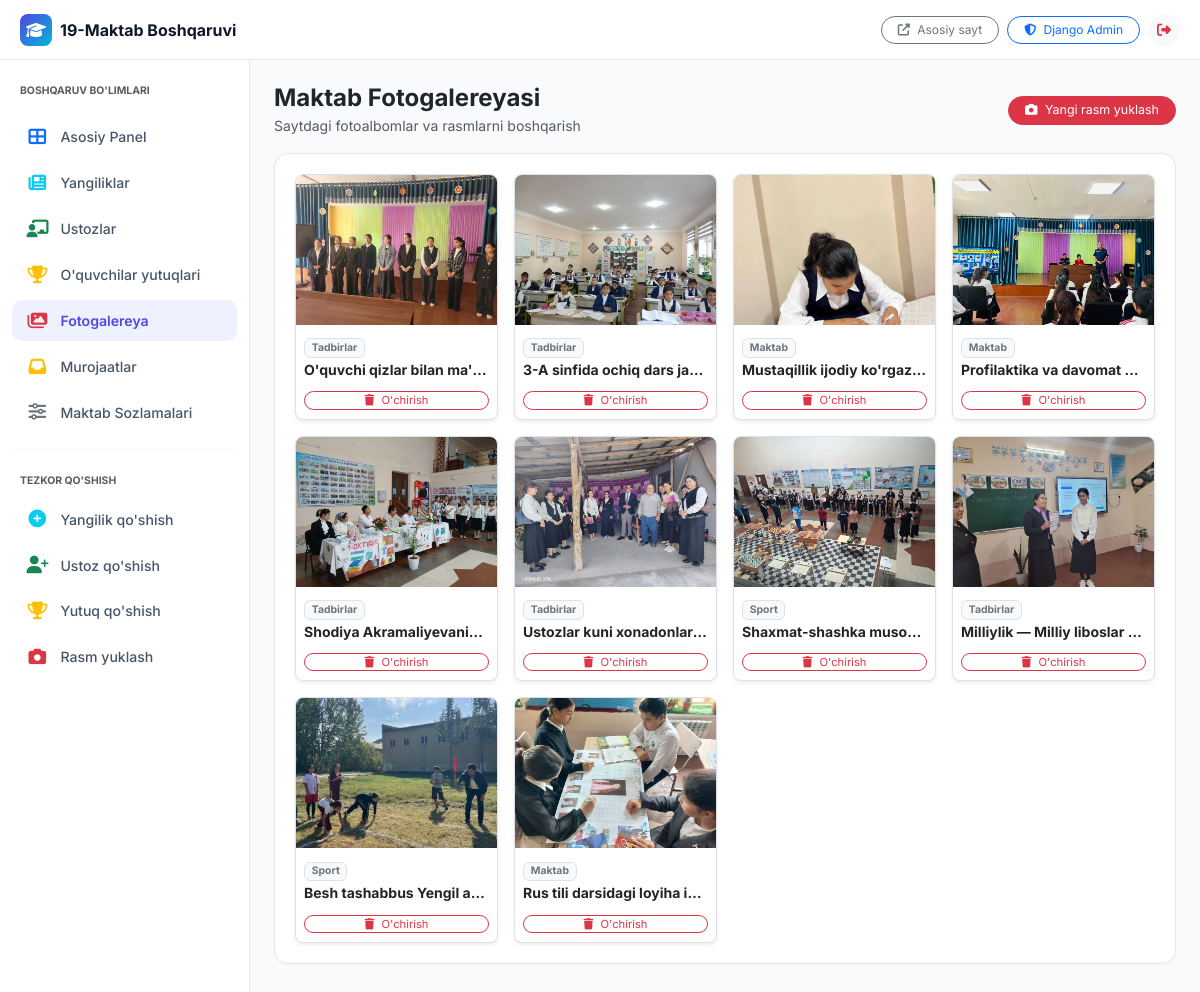
Before: /dashboard/gallery/ (signed in) with the older database file.
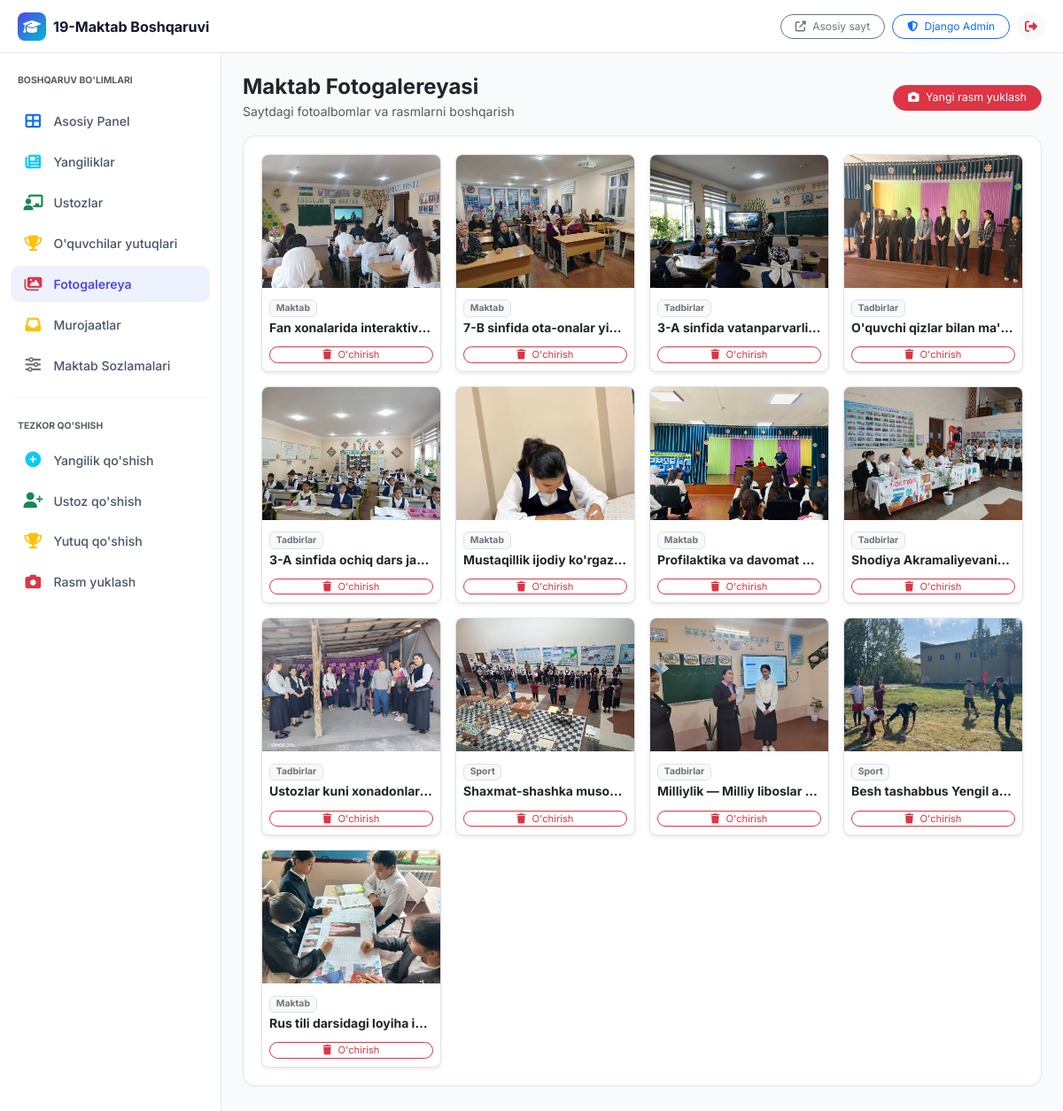
After: the same page with the newer database file.
### apps/core/models.py (models this page shows, shortened)
class GalleryImage(models.Model):
    CATEGORY_CHOICES = [
        ('school', 'Maktab'),
        ('events', 'Tadbirlar'),
        ('sports', 'Sport'),
        ('other', 'Boshqa'),
    ]
    title = models.CharField(max_length=200, verbose_name="Rasm nomi")
    image = models.ImageField(upload_to='gallery/', verbose_name="Rasm fayli")
    category = models.CharField(max_length=50, choices=CATEGORY_CHOICES, default='school', verbose_name="Kategoriya")
    order = models.PositiveIntegerField(default=0, verbose_name="Tartib raqami")
    is_active = models.BooleanField(default=True, verbose_name="Faol")
    created_at = models.DateTimeField(auto_now_add=True, verbose_name="Yuklangan vaqti")
    class Meta:
        verbose_name = 'Galereya rasmi'
        verbose_name_plural = 'Galereya rasmlari'
        ordering = ['order', '-created_at']

### apps/core/dashboard_views.py (the view, shortened to what this page needs)
# urls.py: path('gallery/', dashboard_views.dashboard_gallery, name='dashboard_gallery'),
@staff_required
def dashboard_gallery(request):
    images = GalleryImage.objects.order_by('-created_at')
    context = {
        'images': images,
        'active_menu': 'gallery',
    }
    return render(request, 'dashboard/gallery.html', context)

### apps/core/context_processors.py (called while the page is built)
def site_settings(request):
    settings_obj = SiteSettings.objects.first()
    return {
        'site_settings': settings_obj,
    }

### apps/core/dashboard_views.py (called while the page is built)
def staff_required(view_func):
    actual_decorator = user_passes_test(
        lambda u: u.is_authenticated and u.is_staff,
        login_url='/dashboard/login/'
    )
    return actual_decorator(view_func)

### templates/dashboard/gallery.html (shortened to what this page needs)
{% extends 'dashboard/base.html' %}
{% block content %}
<div class="d-flex justify-content-between align-items-center mb-3 flex-wrap gap-2">
    <div>
        <h4 class="fw-bold mb-0 text-dark">Maktab Fotogalereyasi</h4>
        <small class="text-muted">Saytdagi fotoalbomlar va rasmlarni boshqarish</small>
    </div>
    <a href="{% url 'dashboard_gallery_add' %}" class="btn btn-sm btn-danger text-white rounded-pill px-3" style="font-size: 0.78rem;">
        <i class="fas fa-camera me-1"></i> Yangi rasm yuklash
    </a>
</div>
<div class="dash-card">
    {% if images %}
        <div class="row g-3">
            {% for img in images %}
                <div class="col-6 col-md-4 col-lg-3">
                    <div class="rounded-3 border overflow-hidden bg-white shadow-sm h-100 d-flex flex-column justify-content-between">
                        <div style="height: 150px; overflow: hidden;">
                            <img src="{{ img.image.url }}" alt="{{ img.title }}" class="w-100 h-100 object-fit-cover">
                        </div>
                        <div class="p-2">
                            <span class="badge bg-light text-secondary border mb-1" style="font-size: 0.65rem;">
                                {{ img.get_category_display }}
                            </span>
                            <h6 class="small fw-bold text-dark text-truncate mb-2">{{ img.title }}</h6>
                            <form method="post" action="{% url 'dashboard_gallery' %}">
                                <button type="submit" class="btn btn-sm btn-outline-danger w-100 py-0 rounded-pill"
                                        onclick="return confirm('Ushbu rasmni o\'chirishni xohlaysizmi?')" style="font-size: 0.7rem;">
                                    <i class="fas fa-trash me-1"></i> O'chirish
                                </button>
                            </form>
                        </div>
                    </div>
                </div>
            {% endfor %}
        </div>
    {% endif %}
</div>
{% endblock %}

### templates/dashboard/base.html (shortened to what this page needs)
<!DOCTYPE html>
<html lang="uz" data-theme="light">
<head>
    <link href="https://cdn.jsdelivr.net/npm/bootstrap@5.3.3/dist/css/bootstrap.min.css" rel="stylesheet">
    <link rel="stylesheet" href="https://cdnjs.cloudflare.com/ajax/libs/font-awesome/6.5.1/css/all.min.css">
</head>
<body>
    <header class="dash-topbar">
        <div class="d-flex align-items-center gap-2">
            <span class="rounded-3 d-flex align-items-center justify-content-center text-white"
                  style="width: 32px; height: 32px; background: linear-gradient(135deg, #4F46E5, #06B6D4);">
                <i class="fas fa-graduation-cap"></i>
            </span>
            <span class="fw-bold fs-6 tracking-tight">19-Maktab Boshqaruvi</span>
        </div>
        <div class="d-flex align-items-center gap-2">
            <a href="/" target="_blank" class="btn btn-sm btn-outline-secondary rounded-pill px-3 py-1" style="font-size: 0.75rem;">
                <i class="fas fa-external-link-alt me-1"></i> <span class="d-none d-sm-inline">Asosiy sayt</span>
            </a>
            <a href="/admin/" class="btn btn-sm btn-outline-primary rounded-pill px-3 py-1" style="font-size: 0.75rem;">
                <i class="fas fa-shield-alt me-1"></i> Django Admin
            </a>
            <a href="/admin/logout/" class="btn btn-sm btn-light rounded-circle text-danger" title="Chiqish" style="width: 32px; height: 32px; display:flex; align-items:center; justify-content:center;">
                <i class="fas fa-sign-out-alt"></i>
            </a>
        </div>
    </header>
    <aside class="dash-sidebar">
        <div class="px-2 mb-3">
            <small class="text-muted text-uppercase fw-bold" style="font-size: 0.65rem;">Boshqaruv Bo'limlari</small>
        </div>
        <nav>
            <a href="{% url 'dashboard_home' %}" class="nav-item-dash {% if active_menu == 'home' %}active{% endif %}">
                <i class="fas fa-th-large text-primary"></i> Asosiy Panel
            </a>
            <a href="{% url 'dashboard_news' %}" class="nav-item-dash {% if active_menu == 'news' %}active{% endif %}">
                <i class="fas fa-newspaper text-info"></i> Yangiliklar
            </a>
            <a href="{% url 'dashboard_teachers' %}" class="nav-item-dash {% if active_menu == 'teachers' %}active{% endif %}">
                <i class="fas fa-chalkboard-teacher text-success"></i> Ustozlar
            </a>
            <a href="{% url 'dashboard_achievements' %}" class="nav-item-dash {% if active_menu == 'achievements' %}active{% endif %}">
                <i class="fas fa-trophy text-warning"></i> O'quvchilar yutuqlari
            </a>
            <a href="{% url 'dashboard_gallery' %}" class="nav-item-dash {% if active_menu == 'gallery' %}active{% endif %}">
                <i class="fas fa-images text-danger"></i> Fotogalereya
            </a>
            <a href="{% url 'dashboard_contacts' %}" class="nav-item-dash {% if active_menu == 'contacts' %}active{% endif %}">
                <i class="fas fa-inbox text-warning"></i> Murojaatlar
            </a>
            <a href="{% url 'dashboard_settings' %}" class="nav-item-dash {% if active_menu == 'settings' %}active{% endif %}">
                <i class="fas fa-sliders-h text-secondary"></i> Maktab Sozlamalari
            </a>
        </nav>
        <hr class="my-3" style="border-color: var(--border-color);">
        <div class="px-2 mb-2">
            <small class="text-muted text-uppercase fw-bold" style="font-size: 0.65rem;">Tezkor Qo'shish</small>
        </div>
        <nav>
            <a href="{% url 'dashboard_news_add' %}" class="nav-item-dash">
                <i class="fas fa-plus-circle text-info"></i> Yangilik qo'shish
            </a>
            <a href="{% url 'dashboard_teacher_add' %}" class="nav-item-dash">
                <i class="fas fa-user-plus text-success"></i> Ustoz qo'shish
            </a>
            <a href="{% url 'dashboard_achievement_add' %}" class="nav-item-dash">
                <i class="fas fa-trophy text-warning"></i> Yutuq qo'shish
            </a>
            <a href="{% url 'dashboard_gallery_add' %}" class="nav-item-dash">
                <i class="fas fa-camera text-danger"></i> Rasm yuklash
            </a>
        </nav>
    </aside>
    <main class="dash-main-content p-3 p-md-4">
        {% block content %}{% endblock %}
    </main>
</body>
</html>

### templates/dashboard/base.html (style rules this page uses)
:root { --primary: #4F46E5; --primary-dark: #3730A3; --secondary: #06B6D4; --accent: #FACC15; --bg-color: #F8FAFC; --card-bg: #FFFFFF; --text-main: #0F172A; --text-muted: #64748B; --border-color: #E2E8F0; --sidebar-width: 250px; }
body { font-family: 'Inter', system-ui, -apple-system, sans-serif; background-color: var(--bg-color); color: var(--text-main); min-height: 100vh; margin: 0; padding-bottom: 70px; }
@media (min-width: 992px) { body { padding-bottom: 0; } }
.dash-topbar { background: #FFFFFF; border-bottom: 1px solid var(--border-color); height: 60px; display: flex; align-items: center; justify-content: space-between; padding: 0 1.25rem; position: sticky; top: 0; z-index: 1020; }
.dash-sidebar { width: var(--sidebar-width); background: #FFFFFF; border-right: 1px solid var(--border-color); position: fixed; top: 60px; bottom: 0; left: 0; overflow-y: auto; z-index: 1010; padding: 1rem 0.75rem; display: none; }
@media (min-width: 992px) { .dash-sidebar { display: block; } }
@media (min-width: 992px) { .dash-main-content { margin-left: var(--sidebar-width); } }
.nav-item-dash { display: flex; align-items: center; gap: 0.75rem; padding: 0.65rem 0.9rem; border-radius: 10px; color: #475569; font-size: 0.88rem; font-weight: 500; text-decoration: none; transition: all 0.15s ease; margin-bottom: 0.25rem; }
.nav-item-dash.active { background-color: #EEF2FF; color: var(--primary); font-weight: 600; }
.nav-item-dash i { font-size: 1.1rem; width: 22px; text-align: center; }
.dash-card { background: #FFFFFF; border: 1px solid var(--border-color); border-radius: 14px; padding: 1.25rem; box-shadow: 0 1px 3px rgba(0, 0, 0, 0.03); margin-bottom: 1.25rem; }

Changed rows visible on the page:
added GalleryImage: image (picture), category "Maktab", title "Fan xonalarida interaktiv…"
added GalleryImage: image (picture), category "Maktab", title "7-B sinfida ota-onalar yi…"
added GalleryImage: image (picture), category "Tadbirlar", title "3-A sinfida vatanparvarli…"
